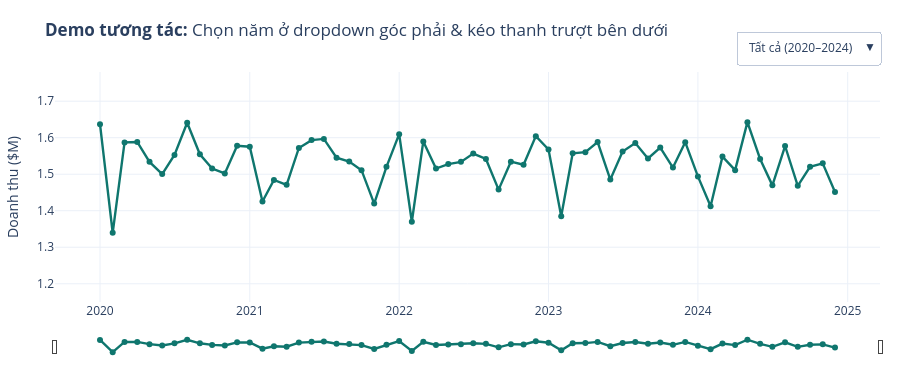

Notebook cell for this chart:
### Markdown cell above
## Slide 13 · Câu 10 — Dashboard tổng hợp tương tác Plotly (TV6)
- **Nguyên tắc Shneiderman**: Tổng quan KPI (góc trên trái) → Lọc & phóng to (dropdown chọn năm + range slider) → Chi tiết (hover tooltip).
- **Mở bản toàn màn hình khi demo**: `outputs/dashboard/q10_dashboard.html` (file HTML độc lập chạy trực tiếp trên Chrome/Edge).

### Code cell
# 1) Hien thi ban Dashboard tinh tom tat 1 trang
p10 = mod_charts.plot_q10_static(df, kpis)
display(Image(filename=str(p10), width=980))

# 2) Demo tuong tac truc tiep ngay trong Notebook: Doanh thu thang co Dropdown chon Nam + Range Slider
ym_all = df.groupby(["Year", "YearMonth"]).agg(orders=("OrderID", "count"), revenue=("TotalAmount", "sum")).reset_index().sort_values("YearMonth")
years_opt = ["Tất cả (2020–2024)"] + [str(y) for y in sorted(df["Year"].unique())]

fig_dash = go.Figure()
fig_dash.add_trace(go.Scatter(
    x=ym_all["YearMonth"], y=ym_all["revenue"] / 1e6, mode="lines+markers", name="Tất cả",
    line=dict(color=COLORS["teal"], width=2.4), customdata=ym_all["orders"],
    hovertemplate="<b>%{x}</b><br>Doanh thu: $%{y:.2f}M<br>Số đơn: %{customdata:,}<extra></extra>",
))
for yr in sorted(df["Year"].unique()):
    sub = ym_all[ym_all["Year"] == yr]
    fig_dash.add_trace(go.Scatter(
        x=sub["YearMonth"], y=sub["revenue"] / 1e6, mode="lines+markers", name=str(yr), visible=False,
        line=dict(color=COLORS["teal"], width=2.8), customdata=sub["orders"],
        hovertemplate="<b>%{x}</b><br>Doanh thu: $%{y:.2f}M<br>Số đơn: %{customdata:,}<extra></extra>",
    ))

buttons = [dict(label=lbl, method="update", args=[{"visible": [j == i for j in range(len(years_opt))]}]) for i, lbl in enumerate(years_opt)]
fig_dash.update_layout(
    template="plotly_white", height=390,
    title="<b>Demo tương tác:</b> Chọn năm ở dropdown góc phải & kéo thanh trượt bên dưới",
    yaxis=dict(title="Doanh thu ($M)", range=[1.15, 1.78]),
    xaxis=dict(rangeslider=dict(visible=True, thickness=0.09)),
    updatemenus=[dict(buttons=buttons, direction="down", x=1.0, xanchor="right", y=1.18, yanchor="top")],
    margin=dict(l=55, r=20, t=72, b=30),
)
fig_dash.show()

dash_html = ROOT / "outputs" / "dashboard" / "q10_dashboard.html"
display(HTML(f'<p style="font-size:13px;">👉 <b>Mở Dashboard HTML toàn màn hình:</b> <code>{dash_html}</code></p>'))

### Figure 1 — Plotly figure (JSON) as saved in the notebook; plotly's stock layout.template omitted (floating-point values rounded to 4 significant figures)
{"data": [{"customdata": [1730, 1490, 1685, 1692, 1672, 1633, 1687, 1783, 1679, 1647, 1639, 1729, 1764, 1516, 1620, 1594, 1716, 1668, 1718, 1704, 1674, 1672, 1587, 1657, 1744, 1510, 1710, 1636, 1709, 1690, 1689, 1717, 1645, 1633, 1642, 1753, 1721, 1540, 1683, 1641, 1709, 1650, 1712, 1733, 1665, 1660, 1656, 1726, 1679, 1562, 1740, 1647, 1753, 1671, 1631, 1731, 1613, 1642, 1624, 1577], "hovertemplate": "<b>%{x}</b><br>Doanh thu: $%{y:.2f}M<br>Số đơn: %{customdata:,}<extra></extra>", "line": {"color": "#0F766E", "width": 2.4}, "mode": "lines+markers", "name": "Tất cả", "type": "scatter", "x": ["2020-01", "2020-02", "2020-03", "2020-04", "2020-05", "2020-06", "2020-07", "2020-08", "2020-09", "2020-10", "2020-11", "2020-12", "2021-01", "2021-02", "2021-03", "2021-04", "2021-05", "2021-06", "2021-07", "2021-08", "2021-09", "2021-10", "2021-11", "2021-12", "2022-01", "2022-02", "2022-03", "2022-04", "2022-05", "2022-06", "2022-07", "2022-08", "2022-09", "2022-10", "2022-11", "2022-12", "2023-01", "2023-02", "2023-03", "2023-04", "2023-05", "2023-06", "2023-07", "2023-08", "2023-09", "2023-10", "2023-11", "2023-12", "2024-01", "2024-02", "2024-03", "2024-04", "2024-05", "2024-06", "2024-07", "2024-08", "2024-09", "2024-10", "2024-11", "2024-12"], "y": [1.637, 1.339, 1.587, 1.588, 1.534, 1.5, 1.553, 1.641, 1.555, 1.515, 1.502, 1.578, 1.575, 1.425, 1.484, 1.471, 1.572, 1.593, 1.597, 1.545, 1.535, 1.511, 1.419, 1.52, 1.61, 1.37, 1.59, 1.515, 1.528, 1.534, 1.557, 1.542, 1.458, 1.534, 1.526, 1.604, 1.568, 1.385, 1.557, 1.56, 1.588, 1.485, 1.562, 1.585, 1.543, 1.573, 1.518, 1.588, 1.494, 1.412, 1.548, 1.511, 1.643, 1.542, 1.469, 1.577, 1.468, 1.52, 1.53, 1.451]}, {"customdata": [1730, 1490, 1685, 1692, 1672, 1633, 1687, 1783, 1679, 1647, 1639, 1729], "hovertemplate": "<b>%{x}</b><br>Doanh thu: $%{y:.2f}M<br>Số đơn: %{customdata:,}<extra></extra>", "line": {"color": "#0F766E", "width": 2.8}, "mode": "lines+markers", "name": "2020", "type": "scatter", "visible": false, "x": ["2020-01", "2020-02", "2020-03", "2020-04", "2020-05", "2020-06", "2020-07", "2020-08", "2020-09", "2020-10", "2020-11", "2020-12"], "y": [1.637, 1.339, 1.587, 1.588, 1.534, 1.5, 1.553, 1.641, 1.555, 1.515, 1.502, 1.578]}, {"customdata": [1764, 1516, 1620, 1594, 1716, 1668, 1718, 1704, 1674, 1672, 1587, 1657], "hovertemplate": "<b>%{x}</b><br>Doanh thu: $%{y:.2f}M<br>Số đơn: %{customdata:,}<extra></extra>", "line": {"color": "#0F766E", "width": 2.8}, "mode": "lines+markers", "name": "2021", "type": "scatter", "visible": false, "x": ["2021-01", "2021-02", "2021-03", "2021-04", "2021-05", "2021-06", "2021-07", "2021-08", "2021-09", "2021-10", "2021-11", "2021-12"], "y": [1.575, 1.425, 1.484, 1.471, 1.572, 1.593, 1.597, 1.545, 1.535, 1.511, 1.419, 1.52]}, {"customdata": [1744, 1510, 1710, 1636, 1709, 1690, 1689, 1717, 1645, 1633, 1642, 1753], "hovertemplate": "<b>%{x}</b><br>Doanh thu: $%{y:.2f}M<br>Số đơn: %{customdata:,}<extra></extra>", "line": {"color": "#0F766E", "width": 2.8}, "mode": "lines+markers", "name": "2022", "type": "scatter", "visible": false, "x": ["2022-01", "2022-02", "2022-03", "2022-04", "2022-05", "2022-06", "2022-07", "2022-08", "2022-09", "2022-10", "2022-11", "2022-12"], "y": [1.61, 1.37, 1.59, 1.515, 1.528, 1.534, 1.557, 1.542, 1.458, 1.534, 1.526, 1.604]}, {"customdata": [1721, 1540, 1683, 1641, 1709, 1650, 1712, 1733, 1665, 1660, 1656, 1726], "hovertemplate": "<b>%{x}</b><br>Doanh thu: $%{y:.2f}M<br>Số đơn: %{customdata:,}<extra></extra>", "line": {"color": "#0F766E", "width": 2.8}, "mode": "lines+markers", "name": "2023", "type": "scatter", "visible": false, "x": ["2023-01", "2023-02", "2023-03", "2023-04", "2023-05", "2023-06", "2023-07", "2023-08", "2023-09", "2023-10", "2023-11", "2023-12"], "y": [1.568, 1.385, 1.557, 1.56, 1.588, 1.485, 1.562, 1.585, 1.543, 1.573, 1.518, 1.588]}, {"customdata": [1679, 1562, 1740, 1647, 1753, 1671, 1631, 1731, 1613, 1642, 1624, 1577], "hovertemplate": "<b>%{x}</b><br>Doanh thu: $%{y:.2f}M<br>Số đơn: %{customdata:,}<extra></extra>", "line": {"color": "#0F766E", "width": 2.8}, "mode": "lines+markers", "name": "2024", "type": "scatter", "visible": false, "x": ["2024-01", "2024-02", "2024-03", "2024-04", "2024-05", "2024-06", "2024-07", "2024-08", "2024-09", "2024-10", "2024-11", "2024-12"], "y": [1.494, 1.412, 1.548, 1.511, 1.643, 1.542, 1.469, 1.577, 1.468, 1.52, 1.53, 1.451]}], "layout": {"height": 390, "margin": {"b": 30, "l": 55, "r": 20, "t": 72}, "title": {"text": "<b>Demo tương tác:</b> Chọn năm ở dropdown góc phải & kéo thanh trượt bên dưới"}, "updatemenus": [{"buttons": [{"args": [{"visible": [true, false, false, false, false, false]}], "label": "Tất cả (2020–2024)", "method": "update"}, {"args": [{"visible": [false, true, false, false, false, false]}], "label": "2020", "method": "update"}, {"args": [{"visible": [false, false, true, false, false, false]}], "label": "2021", "method": "update"}, {"args": [{"visible": [false, false, false, true, false, false]}], "label": "2022", "method": "update"}, {"args": [{"visible": [false, false, false, false, true, false]}], "label": "2023", "method": "update"}, {"args": [{"visible": [false, false, false, false, false, true]}], "label": "2024", "method": "update"}], "direction": "down", "x": 1, "xanchor": "right", "y": 1.18, "yanchor": "top"}], "xaxis": {"rangeslider": {"thickness": 0.09, "visible": true}}, "yaxis": {"range": [1.15, 1.78], "title": {"text": "Doanh thu ($M)"}}}}
